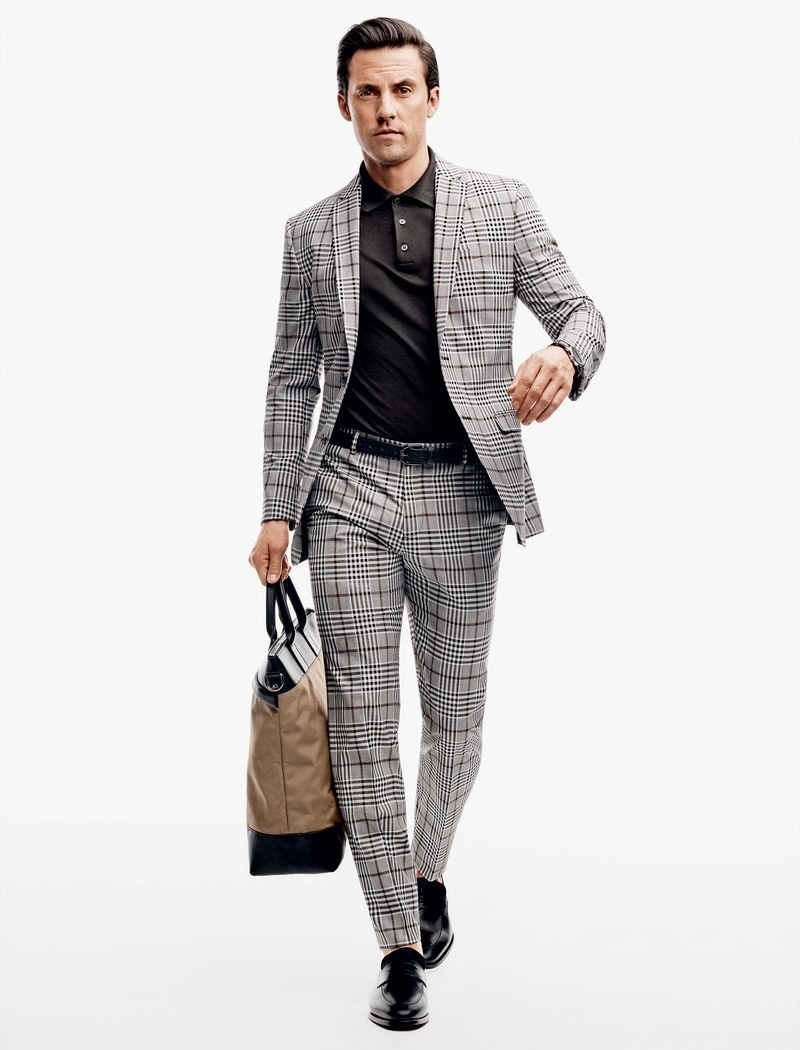
#> input picture images/000001.jpg, 800 x 1050 px, found by its file name
$ python image_compress.py
#> lines starting #> are read from the running program, lines starting #| are printed output that depends on the picture

import matplotlib.pyplot as plt
from skimage import data, color, io, img_as_ubyte
from skimage.transform import rescale, resize, downscale_local_mean
import os

#open images in ./images

root = '/home/kivy/code/Fashionot/'
subdir ='images/'
filename = root + subdir + '000001.jpg'
astronaut = io.imread(filename)
#> astronaut is the input picture: shape (1050, 800, 3); mean R, G, B 215.9, 213.8, 213.4


#image = color.rgb2gray(astronaut)
image = img_as_ubyte(astronaut) #convert to 8bit

image_rescaled = rescale(image, 1.0 / 4.0)
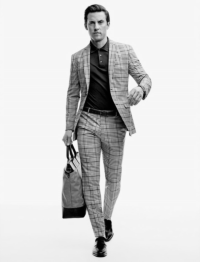
#> image_rescaled: shape (262, 200, 1) float64; min 0.00553, max 0.971, mean 0.84
image_resized = resize(image, (100,100))
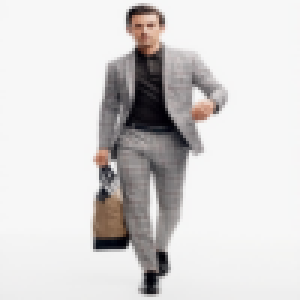
#> image_resized: shape (100, 100, 3) float64 (shown 3 times larger); mean R, G, B 0.847, 0.838, 0.837

fig, axes = plt.subplots(nrows=1, ncols=2)

ax = axes.ravel()

ax[0].imshow(image)
ax[0].set_title("Original image")

ax[1].imshow(image_resized)
ax[1].set_title("Resized image (no aliasing)")

ax[0].set_xlim(0, 512)
ax[0].set_ylim(512, 0)
plt.tight_layout()
plt.show()
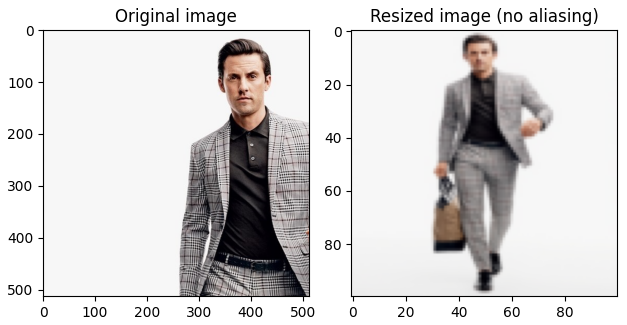
#> figure drawn by matplotlib, 2 panels


#change them to 100 x 100 x 16 bits
#save them in ./images_transformed

$ run again, with images/000002.jpg copied over images/000001.jpg
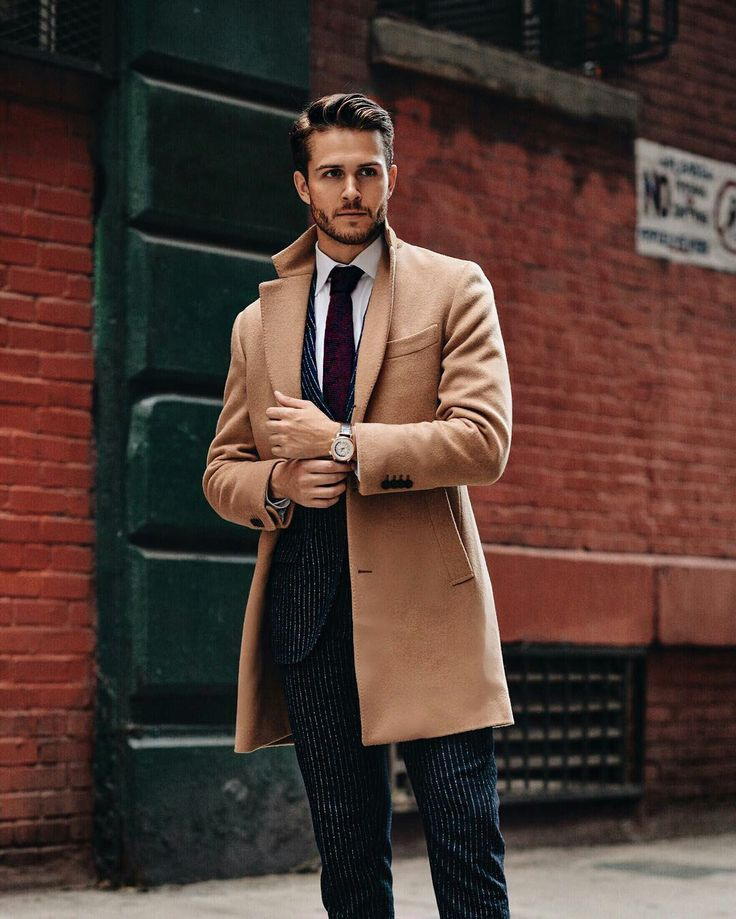
#> input picture images/000002.jpg, 736 x 919 px, found by its file name
#> astronaut is the input picture: shape (919, 736, 3); mean R, G, B 78.7, 58.2, 51.5
#> `image_resized = resize(image, (100,100))`:
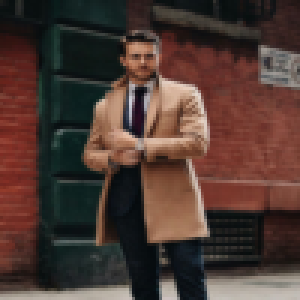
#> image_resized: shape (100, 100, 3) float64 (shown 3 times larger); mean R, G, B 0.309, 0.228, 0.202
#> `plt.show()`:
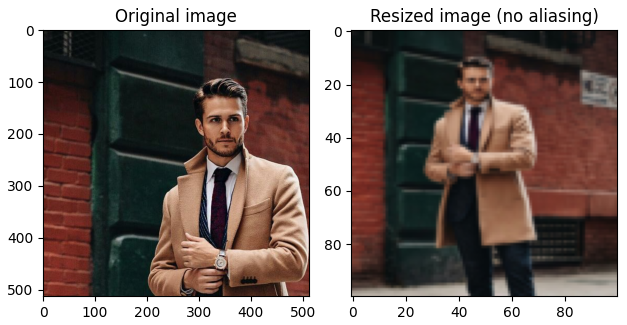
#> figure drawn by matplotlib, 2 panels

$ run again, with images/000004.jpg copied over images/000001.jpg
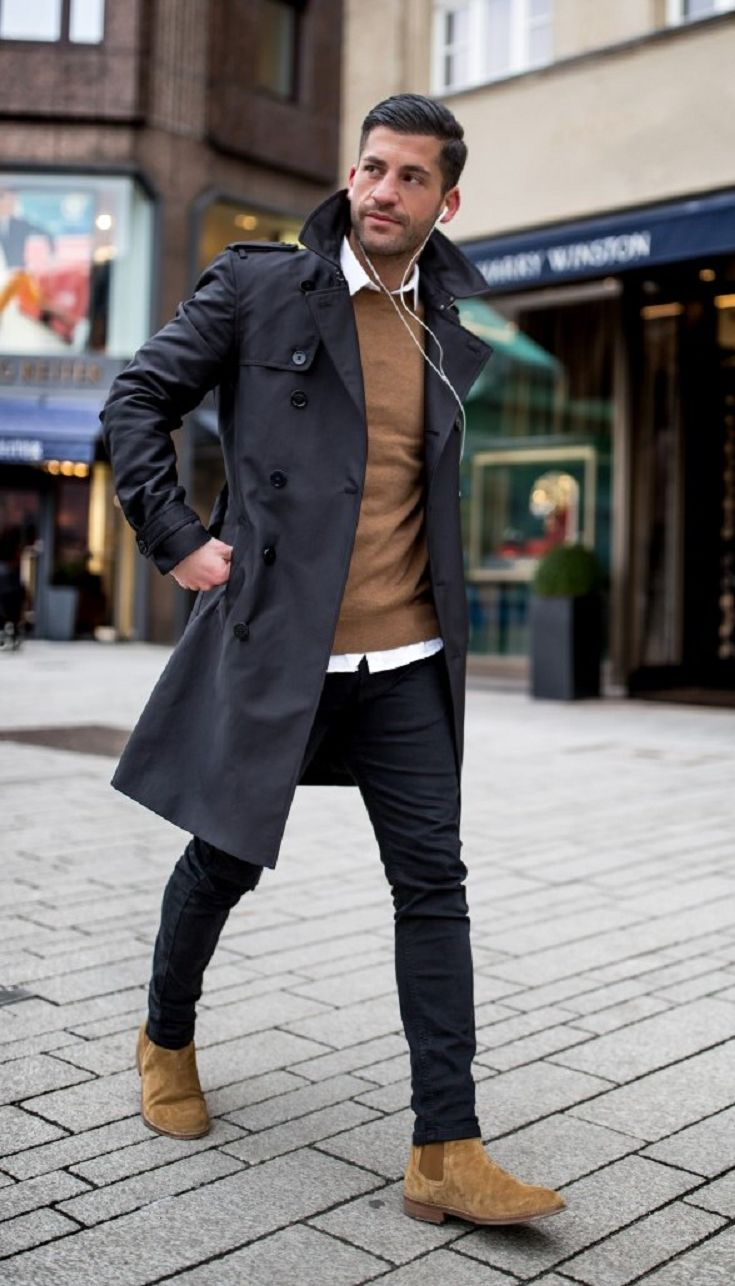
#> input picture images/000004.jpg, 735 x 1286 px, found by its file name
#> astronaut is the input picture: shape (1286, 735, 3); mean R, G, B 121.7, 117.9, 117.4
#> `image_resized = resize(image, (100,100))`:
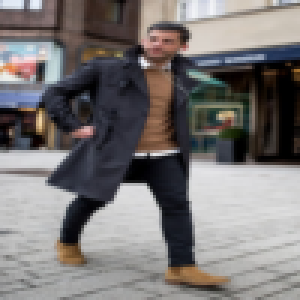
#> image_resized: shape (100, 100, 3) float64 (shown 3 times larger); mean R, G, B 0.477, 0.463, 0.46
#> `plt.show()`:
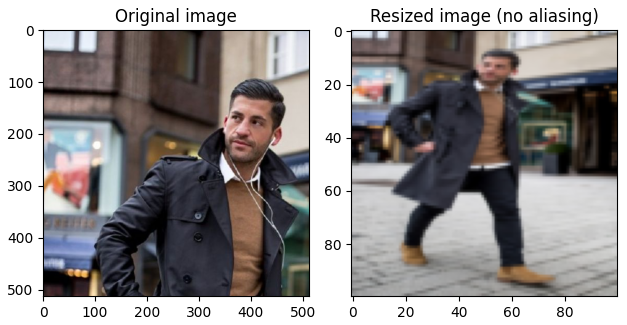
#> figure drawn by matplotlib, 2 panels

$ run again, with images/000007.jpg copied over images/000001.jpg
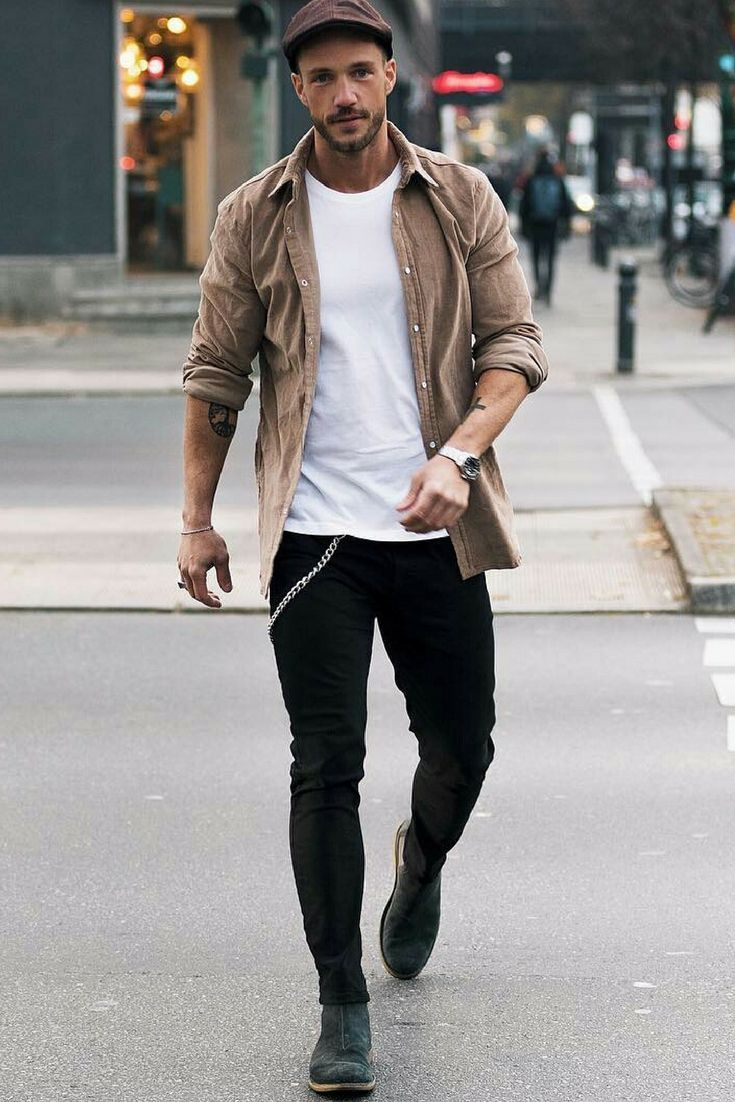
#> input picture images/000007.jpg, 735 x 1102 px, found by its file name
#> astronaut is the input picture: shape (1102, 735, 3); mean R, G, B 147.3, 144.3, 142.3
#> `image_resized = resize(image, (100,100))`:
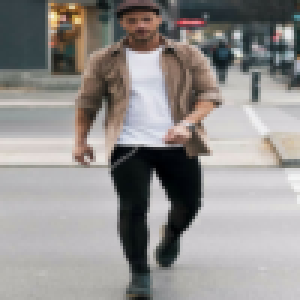
#> image_resized: shape (100, 100, 3) float64 (shown 3 times larger); mean R, G, B 0.578, 0.566, 0.558
#> `plt.show()`:
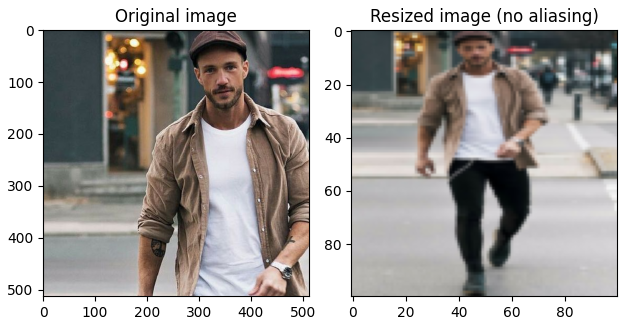
#> figure drawn by matplotlib, 2 panels
